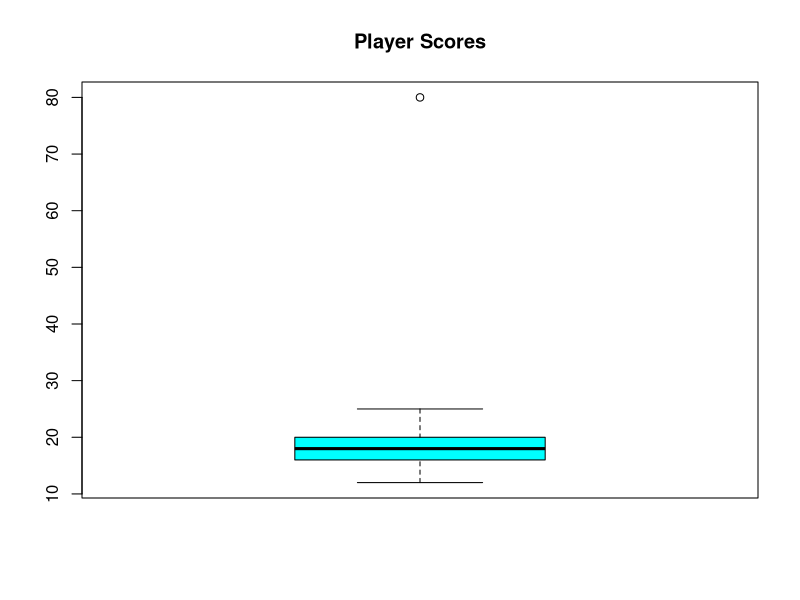

Generate this figure with R:
score<-c(12,15,18,16,14,20,22,25,19,
         17,18,16,80)

boxplot(score,
        main="Player Scores",
        col="cyan")
